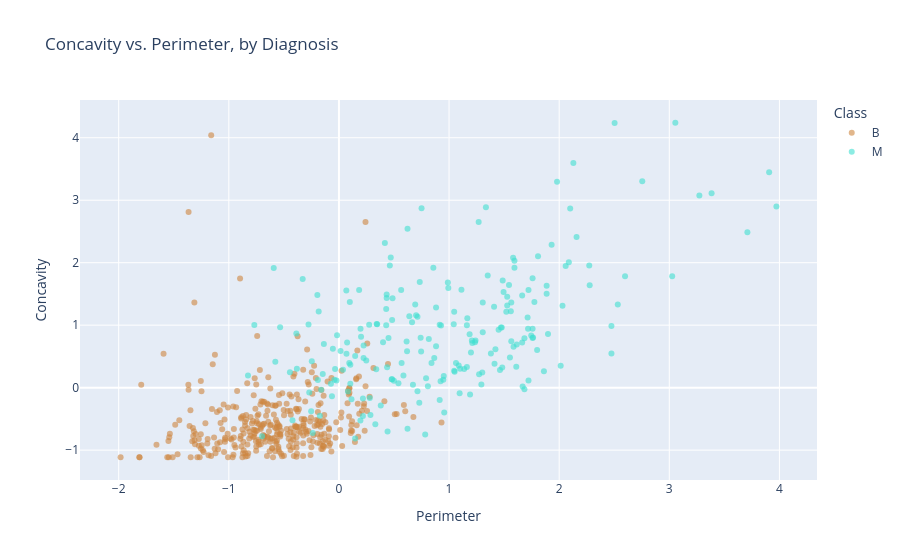

Write notebook code for a chart like this one.
### Markdown cell above
---
---

## k-NN Classification with Two (or more) Explanatory Variables

With perimeter alone, the two diagnoses overlap in the middle (perimeters of roughly $-0.5$ to $+0.8$), and that's where our model makes most of its mistakes. **Could a second measurement help us tell the two groups apart in that region?**

Let's bring in `Concavity`, a measure of how deeply the outline of a nucleus *indents* inward. Irregular, indented outlines are often associated with cancerous cells. Larger values indicate a more irregular outline.

Now we have **two** explanatory variables, so our scatter plot has one variable on each axis, and we colour the points by diagnosis.

### Code cell
fig = px.scatter(cancer, x = "Perimeter", y = "Concavity", color = "Class",
                 color_discrete_map = {"B": "peru", "M": "turquoise"},
                 category_orders = {"Class": ["B", "M"]},
                 opacity = 0.6,
                 title = "Concavity vs. Perimeter, by Diagnosis",
                 height = 600)
fig.show()

### Figure 1 — Plotly figure (JSON) as saved in the notebook; plotly's stock layout.template omitted (floating-point values rounded to 4 significant figures; data arrays with more than 128 entries replaced by an {"elided": "..."} marker saying what was removed)
{"data": [{"hovertemplate": "Class=B<br>Perimeter=%{x}<br>Concavity=%{y}<extra></extra>", "legendgroup": "B", "marker": {"color": "peru", "opacity": 0.6, "symbol": "circle"}, "mode": "markers", "name": "B", "orientation": "v", "showlegend": true, "type": "scatter", "x": {"elided": "357 float values"}, "xaxis": "x", "y": {"elided": "357 float values"}, "yaxis": "y"}, {"hovertemplate": "Class=M<br>Perimeter=%{x}<br>Concavity=%{y}<extra></extra>", "legendgroup": "M", "marker": {"color": "turquoise", "opacity": 0.6, "symbol": "circle"}, "mode": "markers", "name": "M", "orientation": "v", "showlegend": true, "type": "scatter", "x": {"elided": "212 float values"}, "xaxis": "x", "y": {"elided": "212 float values"}, "yaxis": "y"}], "layout": {"autosize": true, "legend": {"title": {"text": "Class"}, "tracegroupgap": 0}, "title": {"text": "Concavity vs. Perimeter, by Diagnosis"}, "xaxis": {"anchor": "y", "autorange": true, "domain": [0, 1], "range": [-2.347, 4.337], "title": {"text": "Perimeter"}, "type": "linear"}, "yaxis": {"anchor": "x", "autorange": true, "domain": [0, 1], "range": [-1.472, 4.597], "title": {"text": "Concavity"}, "type": "linear"}}}
